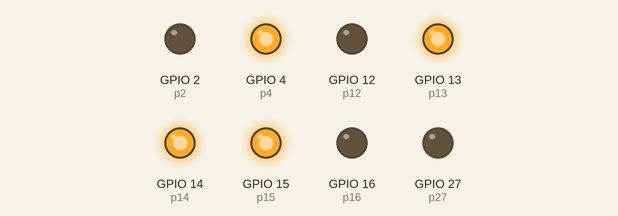
Bench run of a program on a simulated ESP32 board running MicroPython. Shown: output pins drawn as LEDs (lit = HIGH). At 8.0 s the program stops and its outputs stay as they are.

Above: at 0.1 s.
At 2.1 s:
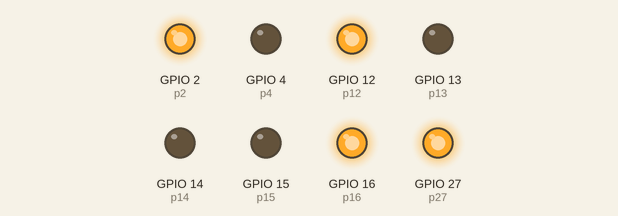
At 4.1 s:
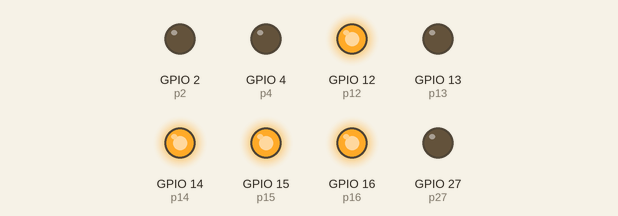
At 6.1 s:
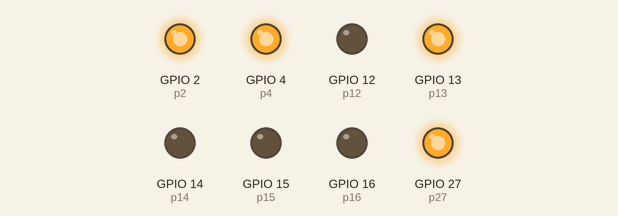
At 8.1 s:
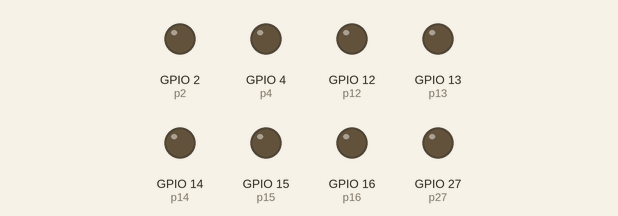
Timing chart, 0 to 9.5 s (numbered marks = the images above):
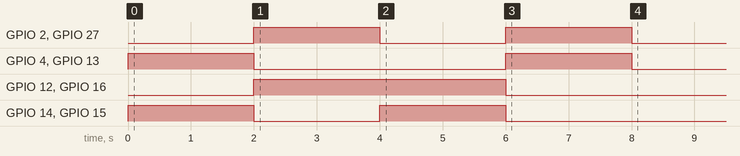

Measured:
- by itself, GPIO 2 (p2), GPIO 27 (p27): alternates HIGH for 2.0 s and LOW for 2.0 s
- by itself, GPIO 4 (p4), GPIO 13 (p13): alternates HIGH for 2.0 s and LOW for 4.0 s
- by itself, GPIO 12 (p12), GPIO 16 (p16): LOW → HIGH at 2.0 s, → LOW 4.0 s later
- by itself, GPIO 14 (p14), GPIO 15 (p15): alternates HIGH for 2.0 s and LOW for 2.0 s, 4 changes in all, then stays LOW

The program:

______.py
```python
from machine import Pin
import time


# 定义GPIO引脚
# 控制1个电机
p13 = Pin(13, Pin.OUT)
p12 = Pin(12, Pin.OUT)
# 控制1个电机
p14 = Pin(14, Pin.OUT)
p27 = Pin(27, Pin.OUT)
# 控制1个电机
p15 = Pin(15, Pin.OUT)
p2 = Pin(2, Pin.OUT)
# 控制1个电机
p4 = Pin(4, Pin.OUT)
p16 = Pin(16, Pin.OUT)


def move_left():
    p13.value(1)
    p12.value(0)
    p14.value(0)
    p27.value(1)
    p15.value(0)
    p2.value(1)
    p4.value(1)
    p16.value(0)


def move_right():
    p13.value(0)
    p12.value(1)
    p14.value(1)
    p27.value(0)
    p15.value(1)
    p2.value(0)
    p4.value(0)
    p16.value(1)


def move_up():
    p13.value(1)
    p12.value(0)
    p14.value(1)
    p27.value(0)
    p15.value(1)
    p2.value(0)
    p4.value(1)
    p16.value(0)


def move_down():
    p13.value(0)
    p12.value(1)
    p14.value(0)
    p27.value(1)
    p15.value(0)
    p2.value(1)
    p4.value(0)
    p16.value(1)


def stop():
    p13.value(0)
    p12.value(0)
    p14.value(0)
    p27.value(0)
    p15.value(0)
    p2.value(0)
    p4.value(0)
    p16.value(0)


move_up()
time.sleep(2)
move_down()
time.sleep(2)
move_right()
time.sleep(2)
move_left()
time.sleep(2)
stop()
```
